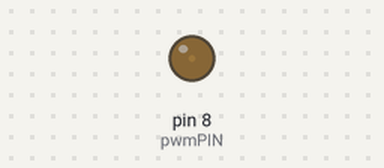
A program run on a simulated Raspberry Pi (header pin numbers). Shown: output pins drawn as LEDs (lit = HIGH).

Above: at 0.05 s.
At 0.9 s:
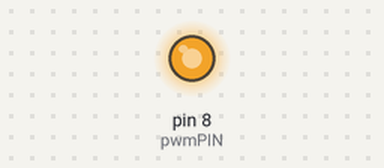
At 1.3 s:
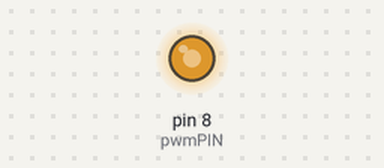
At 1.75 s:
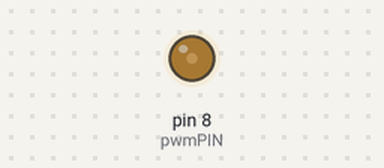
Timing chart, 0 to 4.6 s (numbered marks = the images above):
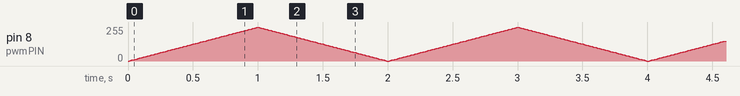

The program:

pulse_with_modulation_led.py
```python
from time import sleep
import RPi.GPIO as GPIO

GPIO.setmode(GPIO.BOARD)
GPIO.setup(8, GPIO.OUT)
pwmPIN = GPIO.PWM(8, 1000)


pwmPIN.start(0)

while True:
    for i in range(100):
        pwmPIN.ChangeDutyCycle(i)
        sleep(0.01)

    for i in reversed(range(100)):
        pwmPIN.ChangeDutyCycle(i)
        sleep(0.01)
```
